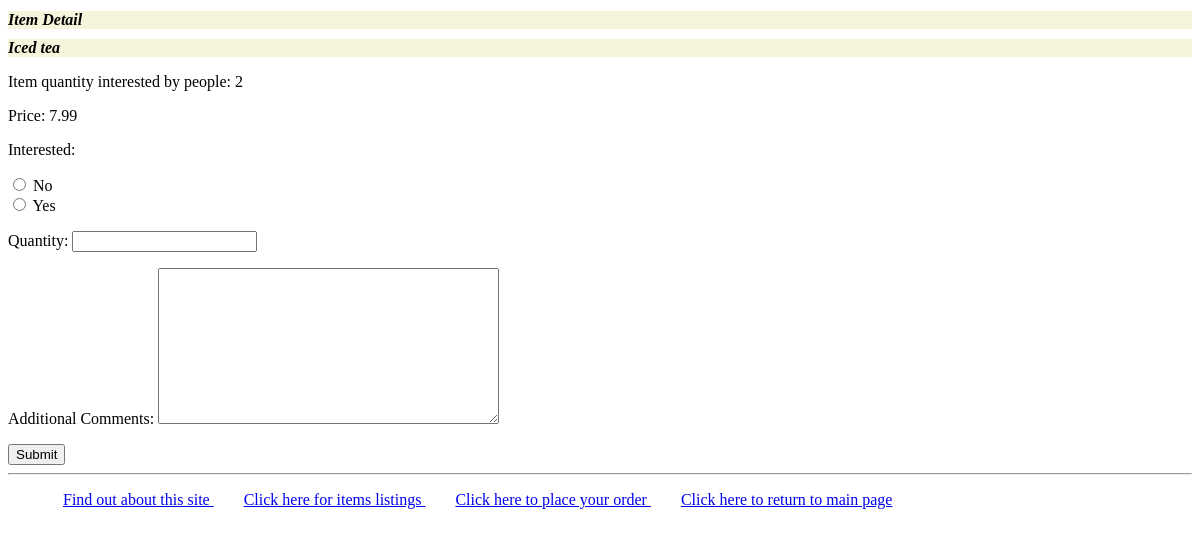
Screenshot of /grocsite/item_detail/1 with the database file from the repository.
### myapp1/models.py (models this page shows, shortened)
class Item(models.Model):
    type = models.ForeignKey(Type, related_name='items', on_delete=models.CASCADE)
    name = models.CharField(max_length=200)
    price = models.DecimalField(max_digits=10, decimal_places=2)
    stock = models.PositiveIntegerField(default=100)
    available = models.BooleanField(default=True)
    description = models.TextField(blank=True)
    interested = models.PositiveIntegerField(default=0)

### myapp1/views.py (the view)
# urls.py: path('item_detail/<int:item_id>', views.itemdetail, name='itemdetail'),
def itemdetail(request, item_id):
    itemdetail = Item.objects.get(pk=item_id)
    if request.method == 'POST':
        form = InterestedForm(request.POST)
        if form.is_valid():
            itemdetail.interested = itemdetail.interested + int(form.cleaned_data['quantity'])
            itemdetail.save()
            msg = 'Your interest is added successfully.'
        else:
            msg = 'Sorry for inconvenience! Try again.'
            return render(request, 'myapp1/item_detail.html', {'msg': msg})
    else:
        form = InterestedForm()
    return render(request, 'myapp1/item_detail.html', {'itemdetail': itemdetail, 'form': form})

### myapp1/forms.py
class InterestedForm(forms.Form):
    CHOICES = [
        ('0', 'No'),
        ('1', 'Yes'),
    ]
    interested = forms.ChoiceField(
        widget=forms.RadioSelect,
        choices=CHOICES,
    )
    quantity = forms.IntegerField(min_value=1)
    comments = forms.CharField( widget=forms.Textarea, label='Additional Comments', required=False)
    class Meta:
        model = Item
        fields = ['interested']

### templates/myapp1/item_detail.html (shortened to what this page needs)
{% extends 'myapp1/base.html' %}
{% block myhdg %}
    <span>Item Detail</span>
{% endblock %}
{% block body_block %}
        {% if itemdetail.available %}
            <h1>{{ itemdetail.name }}</h1>
            <p>Item quantity interested by people: {{ itemdetail.interested }}</p>
            <p>Price: {{ itemdetail.price }}</p>
          <form method="POST" action="{% url 'myapp1:itemdetail' itemdetail.pk %}">
            {{ form.as_p }}
            <button type="submit">Submit</button>
        </form>
        {% else %}
          <p>This item is not available.</p>
        {% endif %}
{% endblock %}

### myapp1/static/myapp1/style.css (style rules this page uses)
h1 { background: beige; text-decoration-color: black; font-size: medium; font-family: "Arial Black"; font-variant-position: inherit; font-style: italic; }

### rows the page displays
Item: name "Iced tea", interested "2", price "7.99"
